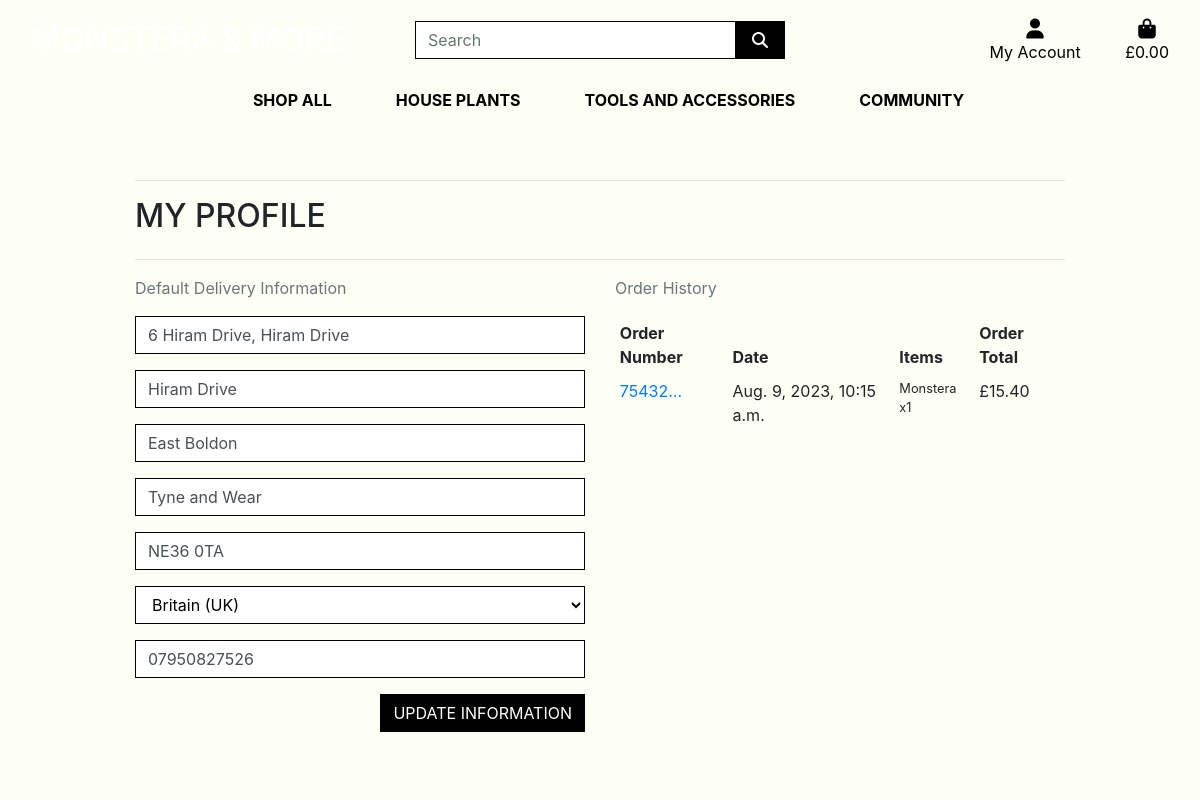
The page /profile/ (signed in) on the database as committed earlier.
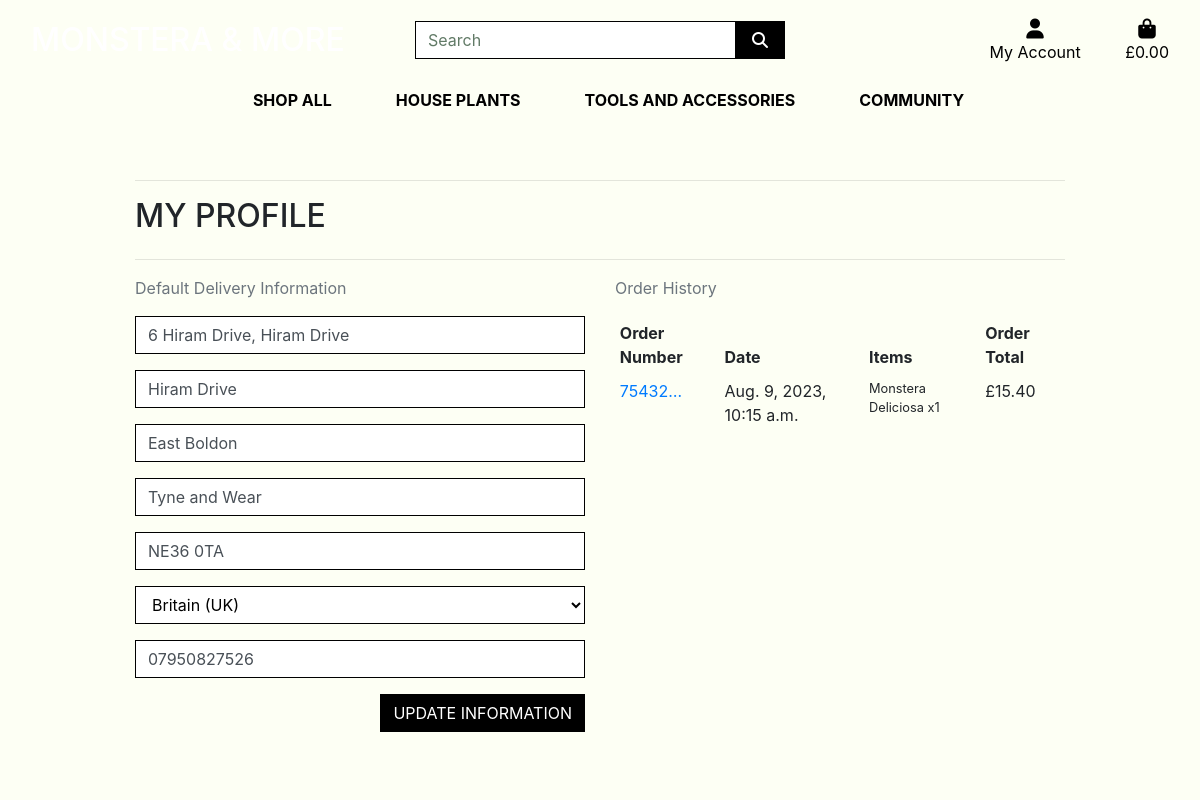
The same page on the database as committed later.
### checkout/models.py (models this page shows, shortened)
class OrderLineItem(models.Model):
    order = models.ForeignKey(Order, null=False, blank=False, on_delete=models.CASCADE, related_name='lineitems')
    product = models.ForeignKey(Product, null=False, blank=False, on_delete=models.CASCADE)
    product_size = models.CharField(max_length=2, null=True, blank=True) # XS, S, M, L, XL
    quantity = models.IntegerField(null=False, blank=False, default=0)
    lineitem_total = models.DecimalField(max_digits=6, decimal_places=2, null=False, blank=False, editable=False)

### products/models.py (models this page shows, shortened)
class Product(models.Model):
    category = models.ForeignKey('Category', null=True, blank=True, on_delete=models.SET_NULL)
    plant = models.BooleanField(null=True, blank=True)
    sku = models.CharField(max_length=254, null=True, blank=True)
    name = models.CharField(max_length=254)
    description = models.TextField()
    has_sizes = models.BooleanField(default=False, null=True, blank=True)
    price = models.DecimalField(max_digits=6, decimal_places=2)
    price_medium = models.DecimalField(max_digits=6, decimal_places=2, default=0)
    price_large = models.DecimalField(max_digits=6, decimal_places=2, default=0)
    in_stock = models.BooleanField(default=True, null=True, blank=True)
    date_created = models.DateTimeField(auto_now_add=True)
    rating = models.DecimalField(max_digits=6, decimal_places=2, null=True, blank=True)
    image_url = models.URLField(max_length=1024, null=True, blank=True)
    image = models.ImageField(null=True, blank=True)

### profiles/views.py (the view)
# urls.py: path('', views.profile, name='profile'),
@login_required
def profile(request):
    profile = get_object_or_404(UserProfile, user=request.user)
    if request.method == 'POST':
        form = UserProfileForm(request.POST, instance=profile)
        if form.is_valid():
            form.save()
            messages.success(request, 'Profile updated successfully')
        else:
            messages.error(request, 'Unable to update. Please check the form is valid.')
    else:
        form = UserProfileForm(instance=profile)
    orders = profile.orders.all()
    template = 'profiles/profile.html'
    context = {
        'form': form,
        'orders': orders,
        'on_profile_page': True
    }
    return render(request, template, context)

### profiles/forms.py
class UserProfileForm(forms.ModelForm):
    class Meta:
        model = UserProfile
        exclude = ('user',)
    def __init__(self, *args, **kwargs):
        super().__init__(*args, **kwargs)
        placeholders = {
            'default_phone_number': 'Phone Number',
            'default_postcode': 'Postal Code',
            'default_town_or_city': 'Town or City',
            'default_street_address1': 'Street Address 1',
            'default_street_address2': 'Street Address 2',
            'default_county': 'County',
        }
        """
        Focuses user on full name box when loading page
        """
        self.fields['default_phone_number'].widget.attrs['autofocus'] = True
        for field in self.fields:
            if field != 'default_country':
                if self.fields[field].required:
                    placeholder = f'{placeholders[field]} *'
                else:
                    placeholder = placeholders[field]
                self.fields[field].widget.attrs['placeholder'] = placeholder
            self.fields[field].widget.attrs['class'] = 'border-black rounded-0 profile-form-input'
            self.fields[field].label = False

### profiles/templates/profiles/profile.html (shortened to what this page needs)
{% extends "base.html" %}
{% load static %}
{% block extra_css %}
    <link rel="stylesheet" href="{% static 'profiles/css/profile.css' %}">
{% endblock %}
{% block page_header %}
    <div class="container header-container">
    </div>
{% endblock %}
{% block content %}
    <div class="overlay"></div>
    <div class="container">
        <div class="row">
            <div class="col">
                <hr>
                <h2 class="logo-font mb-4">My Profile</h2>
                <hr>
            </div>
        </div>
        <div class="row">
            <div class="col-12 col-lg-6">
                <p class="text-muted">Default Delivery Information</p>
                <form class="mt-3" action="{% url 'profile' %}" method="POST" id="profile-update-form">
                    {{ form|crispy }}
                    <button class="btn btn-black rounded-0 text-uppercase float-right">Update Information</button>
                </form>
            </div>
            <div class="col-12 col-lg-6">
                <p class="text-muted">Order History</p>
                <div class="order-history table-responsive">
                    <table class="table table-sm table-borderless">
                        <thead>
                            <tr>
                                <th>Order Number</th>
                                <th>Date</th>
                                <th>Items</th>
                                <th>Order Total</th>
                            </tr>
                        </thead>
                        <tbody>
                            {% for order in orders %}
                                <tr>
                                    <td>
                                        <a href="{% url 'order_history' order.order_number %}"
                                        title="{{ order.order_number }}">
                                            {{ order.order_number|truncatechars:6 }}
                                        </a>
                                    </td>
                                    <td>{{ order.date }}</td>
                                    <td>
                                        <ul class="list-unstyled">
                                            {% for item in order.lineitems.all %}
                                                <li class="small">
                                                    {{ item.product.name }} x{{ item.quantity }}
                                                </li>
                                            {% endfor %}
                                        </ul>
                                    </td>
                                    <td>£{{ order.grand_total }}</td>
                                </tr>
                            {% endfor %}
                        </tbody>
                    </table>
                </div>
            </div>
        </div>
{% endblock %}

Rows that differ between the two databases and show on the page:
changed through a linked row, OrderLineItem: product.name "Monstera" → "Monstera Deliciosa"
